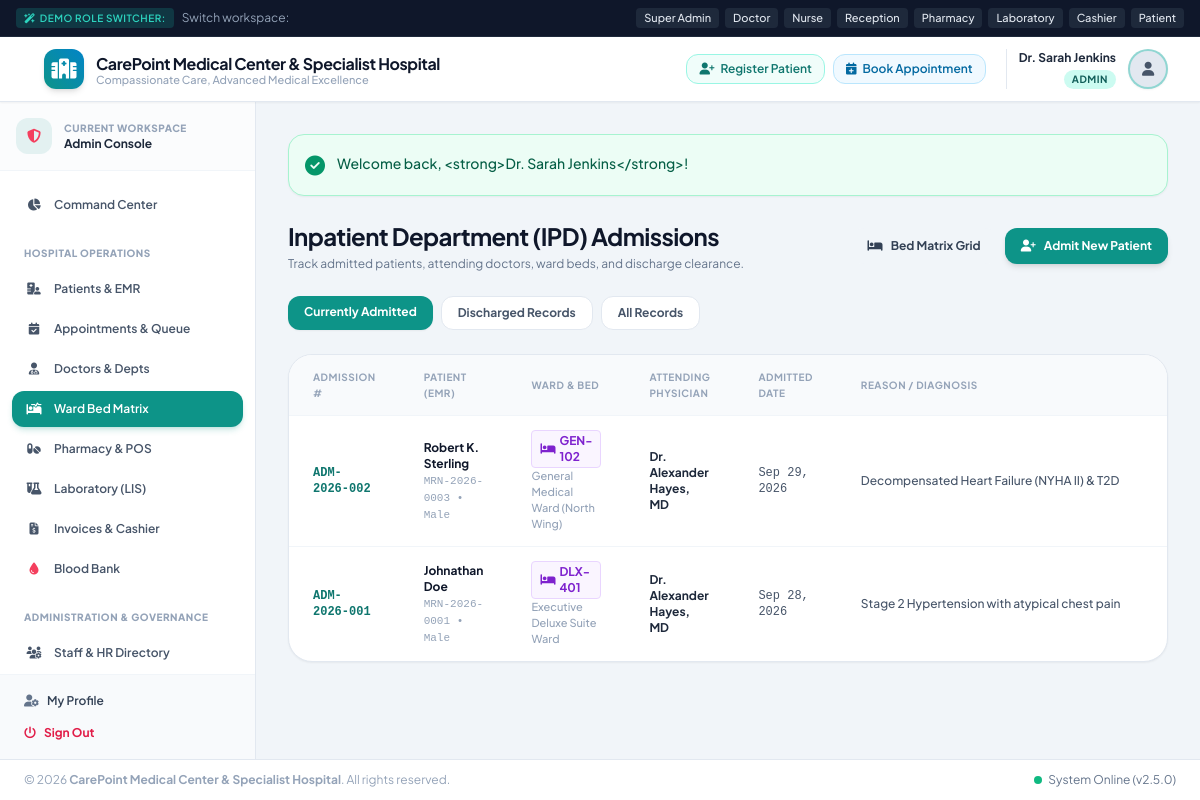
Page /modules/ipd/index.php (signed in) on the committed database.
### tables this page shows
CREATE TABLE IF NOT EXISTS `ipd_admissions` (
  `id` INT AUTO_INCREMENT PRIMARY KEY,
  `admission_number` VARCHAR(50) NOT NULL UNIQUE,
  `patient_id` INT NOT NULL,
  `doctor_id` INT NOT NULL,
  `bed_id` INT NOT NULL,
  `admission_date` DATETIME NOT NULL,
  `discharge_date` DATETIME NULL,
  `admission_reason` TEXT NOT NULL,
  `initial_diagnosis` TEXT NULL,
  `doctor_orders` TEXT NULL,
  `discharge_summary` TEXT NULL,
  `discharge_condition` VARCHAR(100) NULL,
  `status` ENUM('Admitted', 'Discharged', 'Transferred') DEFAULT 'Admitted',
  `total_bed_days` INT DEFAULT 0,
  `total_bed_charges` DECIMAL(10,2) DEFAULT 0.00,
  `created_at` TIMESTAMP DEFAULT CURRENT_TIMESTAMP,
  FOREIGN KEY (`patient_id`) REFERENCES `patients`(`id`) ON DELETE CASCADE,
  FOREIGN KEY (`doctor_id`) REFERENCES `doctors`(`id`) ON DELETE CASCADE,
  FOREIGN KEY (`bed_id`) REFERENCES `beds`(`id`) ON DELETE RESTRICT
);

CREATE TABLE IF NOT EXISTS `patients` (
  `id` INT AUTO_INCREMENT PRIMARY KEY,
  `user_id` INT NULL UNIQUE,
  `mrn` VARCHAR(50) NOT NULL UNIQUE,
  `full_name` VARCHAR(150) NOT NULL,
  `email` VARCHAR(120) NULL,
  `phone` VARCHAR(30) NOT NULL,
  `gender` ENUM('Male', 'Female', 'Other') NOT NULL,
  `date_of_birth` DATE NOT NULL,
  `blood_group` ENUM('A+', 'A-', 'B+', 'B-', 'O+', 'O-', 'AB+', 'AB-', 'Unknown') DEFAULT 'Unknown',
  `address` TEXT NULL,
  `emergency_contact_name` VARCHAR(150) NULL,
  `emergency_contact_phone` VARCHAR(30) NULL,
  `emergency_contact_relation` VARCHAR(60) NULL,
  `allergies` TEXT NULL,
  `chronic_diseases` TEXT NULL,
  `created_at` TIMESTAMP DEFAULT CURRENT_TIMESTAMP,
  `updated_at` TIMESTAMP DEFAULT CURRENT_TIMESTAMP ON UPDATE CURRENT_TIMESTAMP,
  FOREIGN KEY (`user_id`) REFERENCES `users`(`id`) ON DELETE SET NULL
);

CREATE TABLE IF NOT EXISTS `beds` (
  `id` INT AUTO_INCREMENT PRIMARY KEY,
  `ward_id` INT NOT NULL,
  `bed_number` VARCHAR(30) NOT NULL,
  `status` ENUM('Available', 'Occupied', 'Reserved', 'Maintenance') DEFAULT 'Available',
  `daily_rate` DECIMAL(10,2) NOT NULL DEFAULT 100.00,
  `current_patient_id` INT NULL,
  `created_at` TIMESTAMP DEFAULT CURRENT_TIMESTAMP,
  FOREIGN KEY (`ward_id`) REFERENCES `wards`(`id`) ON DELETE CASCADE,
  FOREIGN KEY (`current_patient_id`) REFERENCES `patients`(`id`) ON DELETE SET NULL
);

CREATE TABLE IF NOT EXISTS `wards` (
  `id` INT AUTO_INCREMENT PRIMARY KEY,
  `name` VARCHAR(100) NOT NULL,
  `type` ENUM('General', 'Semi-Private', 'Deluxe', 'ICU', 'CCU', 'Emergency', 'Pediatric', 'Maternity', 'Surgical') DEFAULT 'General',
  `floor` VARCHAR(30) DEFAULT '1st Floor',
  `total_beds` INT NOT NULL DEFAULT 10,
  `daily_rate` DECIMAL(10,2) NOT NULL DEFAULT 100.00,
  `description` TEXT NULL,
  `created_at` TIMESTAMP DEFAULT CURRENT_TIMESTAMP
);

CREATE TABLE IF NOT EXISTS `users` (
  `id` INT AUTO_INCREMENT PRIMARY KEY,
  `username` VARCHAR(60) NOT NULL UNIQUE,
  `password_hash` VARCHAR(255) NOT NULL,
  `full_name` VARCHAR(150) NOT NULL,
  `email` VARCHAR(120) NOT NULL UNIQUE,
  `phone` VARCHAR(30) NULL,
  `role` ENUM('admin', 'doctor', 'nurse', 'receptionist', 'pharmacist', 'lab_tech', 'accountant', 'patient') NOT NULL DEFAULT 'patient',
  `avatar` VARCHAR(255) NULL,
  `status` ENUM('active', 'inactive', 'suspended') NOT NULL DEFAULT 'active',
  `created_at` TIMESTAMP DEFAULT CURRENT_TIMESTAMP,
  `updated_at` TIMESTAMP DEFAULT CURRENT_TIMESTAMP ON UPDATE CURRENT_TIMESTAMP
);

### config/helpers.php (called while the page is built, shortened)
<?php
function e(?string $string): string {
    return htmlspecialchars($string ?? '', ENT_QUOTES, 'UTF-8');
}
function formatDate(?string $dateString, string $format = 'M d, Y'): string {
    try {
        $dt = new DateTime($dateString);
        return $dt->format($format);
    } catch (Exception $e) {
        return $dateString;
    }
}

### modules/ipd/index.php (the view, shortened to what this page needs)
<?php
require_once __DIR__ . '/../../includes/header.php';
$pdo = Database::getConnection();
$statusFilter = $_GET['status'] ?? 'Admitted';
$sql = "SELECT adm.*, p.full_name as patient_name, p.mrn, p.gender, p.date_of_birth, p.phone,
        b.bed_number, w.name as ward_name, u.full_name as doctor_name, d.specialization
        FROM ipd_admissions adm
        JOIN patients p ON adm.patient_id = p.id
        JOIN beds b ON adm.bed_id = b.id
        JOIN wards w ON b.ward_id = w.id
        JOIN doctors d ON adm.doctor_id = d.id
        JOIN users u ON d.user_id = u.id
        WHERE 1=1";
$params = [];
if (!empty($statusFilter)) {
    $sql .= " AND adm.status = ?";
    $params[] = $statusFilter;
}
$sql .= " ORDER BY adm.admission_date DESC";
$stmt = $pdo->prepare($sql);
$stmt->execute($params);
$admissions = $stmt->fetchAll();
?>
<div class="space-y-6">
    <div class="flex flex-col sm:flex-row sm:items-center sm:justify-between gap-4">
        <div>
            <h1 class="text-2xl font-bold text-slate-900 tracking-tight">Inpatient Department (IPD) Admissions</h1>
            <p class="text-xs text-slate-500 mt-1">Track admitted patients, attending doctors, ward beds, and discharge clearance.</p>
        </div>
        <div class="flex items-center space-x-2">
            <a href="beds.php" class="px-4 py-2.5 bg-slate-100 hover:bg-slate-200 text-slate-700 text-xs font-bold rounded-xl transition">
                <i class="fa-solid fa-bed mr-1.5"></i> Bed Matrix Grid
            </a>
            <a href="admit.php" class="px-4 py-2.5 bg-teal-600 hover:bg-teal-700 text-white text-xs font-bold rounded-xl shadow-md transition">
                <i class="fa-solid fa-user-plus mr-1.5"></i> Admit New Patient
            </a>
        </div>
    </div>
    <div class="flex space-x-2">
        <a href="index.php?status=Admitted" class="px-4 py-2 rounded-xl text-xs font-bold transition <?= $statusFilter === 'Admitted' ? 'bg-teal-600 text-white shadow-sm' : 'bg-white text-slate-600 border border-slate-200 hover:bg-slate-50' ?>">
            Currently Admitted
        </a>
        <a href="index.php?status=Discharged" class="px-4 py-2 rounded-xl text-xs font-bold transition <?= $statusFilter === 'Discharged' ? 'bg-teal-600 text-white shadow-sm' : 'bg-white text-slate-600 border border-slate-200 hover:bg-slate-50' ?>">
            Discharged Records
        </a>
        <a href="index.php?status=" class="px-4 py-2 rounded-xl text-xs font-bold transition <?= empty($statusFilter) ? 'bg-teal-600 text-white shadow-sm' : 'bg-white text-slate-600 border border-slate-200 hover:bg-slate-50' ?>">
            All Records
        </a>
    </div>
    <div class="bg-white rounded-3xl border border-slate-200 shadow-sm overflow-hidden">
        <div class="overflow-x-auto">
            <table class="w-full text-left text-xs text-slate-600">
                <thead class="bg-slate-50 text-slate-400 font-bold uppercase text-[10px] tracking-wider border-b border-slate-100">
                    <tr>
                        <th class="py-3.5 px-6">Admission #</th>
                        <th class="py-3.5 px-6">Patient (EMR)</th>
                        <th class="py-3.5 px-6">Ward & Bed</th>
                        <th class="py-3.5 px-6">Attending Physician</th>
                        <th class="py-3.5 px-6">Admitted Date</th>
                        <th class="py-3.5 px-6">Reason / Diagnosis</th>
                        <th class="py-3.5 px-6">Status</th>
                    </tr>
                </thead>
                <tbody class="divide-y divide-slate-100 font-medium">
                    <?php if (!empty($admissions)): ?>
                        <?php foreach ($admissions as $adm): ?>
                            <tr class="hover:bg-slate-50/80 transition">
                                <td class="py-3.5 px-6 font-mono font-bold text-teal-700">
                                    <?= e($adm['admission_number']) ?>
                                </td>
                                <td class="py-3.5 px-6">
                                    <a href="<?= APP_URL ?>/modules/patients/view.php?id=<?= $adm['patient_id'] ?>" class="font-bold text-slate-900 hover:text-teal-600 block">
                                        <?= e($adm['patient_name']) ?>
                                    </a>
                                    <span class="text-[11px] text-slate-400 font-mono"><?= e($adm['mrn']) ?> &bull; <?= e($adm['gender']) ?></span>
                                </td>
                                <td class="py-3.5 px-6">
                                    <span class="inline-flex items-center px-2 py-0.5 rounded font-bold bg-purple-50 text-purple-700 border border-purple-200">
                                        <i class="fa-solid fa-bed mr-1"></i> <?= e($adm['bed_number']) ?>
                                    </span>
                                    <span class="text-[11px] text-slate-400 block"><?= e($adm['ward_name']) ?></span>
                                </td>
                                <td class="py-3.5 px-6 font-bold text-slate-800">
                                    <?= e($adm['doctor_name']) ?>
                                </td>
                                <td class="py-3.5 px-6 font-mono">
                                    <?= formatDate($adm['admission_date']) ?>
                                </td>
                                <td class="py-3.5 px-6 max-w-xs truncate">
                                    <?= e($adm['initial_diagnosis'] ?: $adm['admission_reason']) ?>
                                </td>
                                <td class="py-3.5 px-6">
                                </td>
                            </tr>
                        <?php endforeach; ?>
                    <?php endif; ?>
                </tbody>
            </table>
        </div>
    </div>
</div>
<?php require_once __DIR__ . '/../../includes/footer.php'; ?>

### assets/css/style.css (style rules this page uses)
body { font-family: 'Plus Jakarta Sans', -apple-system, BlinkMacSystemFont, "Segoe UI", Roboto, sans-serif; color: #1e293b; background-color: #f8fafc; }

### rows in the picture
ipd_admissions: admission_number "ADM-2026-002", patient.full_name "Robert K. Sterling", patient.mrn "MRN-2026-0003", patient.gender "Male", bed.bed_number "GEN-102", wards.name "General Medical Ward (North Wing)", users.full_name "Dr. Alexander Hayes, MD", admission_date "Sep 29, 2026", initial_diagnosis "Decompensated Heart Failure (NYHA II) & T2D"
ipd_admissions: admission_number "ADM-2026-001", patient.full_name "Johnathan Doe", patient.mrn "MRN-2026-0001", patient.gender "Male", bed.bed_number "DLX-401", wards.name "Executive Deluxe Suite Ward", users.full_name "Dr. Alexander Hayes, MD", admission_date "Sep 28, 2026", initial_diagnosis "Stage 2 Hypertension with atypical chest pain"

### other values in the picture
$hospitalName "CarePoint Medical Center & Specialist Hospital"
$hospitalTagline "Compassionate Care, Advanced Medical Excellence"
$user['name'] "Dr. Sarah Jenkins"
$user['role'] "ADMIN"
$userRole "Admin"
$flash['message'] "Welcome back, <strong>Dr. Sarah Jenkins</strong>!"
getSetting('hospital_name', DEFAULT_HOSPITAL_NAME) "CarePoint Medical Center & Specialist Hospital"
APP_VERSION "2.5.0"
